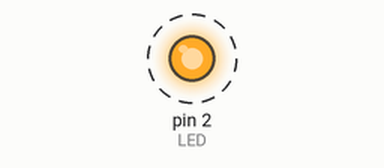
Recording of a sketch running on a simulated Arduino Uno, built with avr-gcc and run on an emulated ATmega328P. Parts: output pins drawn as LEDs (lit = HIGH). Dashed ring = blinking.

Above: at 0.5 s.
Timing chart, 0 to 4.6 s (numbered marks = the images above):
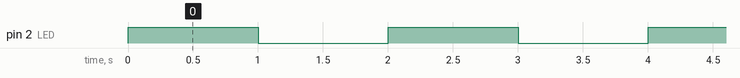

The sketch:

sketch_BoardTesting.ino
```cpp
int LED = 2;

void setup() {
  // Serial.begin(115200);
  pinMode(LED, OUTPUT);
}

void loop() {
  digitalWrite(LED, HIGH);
  //Serial.println("On");
  if(digitalRead(LED)==HIGH){
    Serial.println("On");
  }else{
    Serial.println("Off");
  }
  delay(1000);
  digitalWrite(LED, LOW);
  //Serial.println("Off");
    if(digitalRead(LED)==HIGH){
    Serial.println("On");
  }else{
    Serial.println("Off");
  }
  delay(1000);
  Serial.println();
}
```

Measured:
- by itself, pin 2 (LED): alternates HIGH for 1.0 s and LOW for 1.0 s
